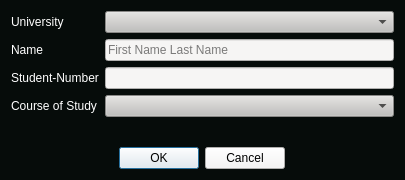
<?xml version="1.0" encoding="UTF-8"?>
<ui version="4.0">
 <class>NewUserData</class>
 <widget class="QWidget" name="NewUserData">
  <property name="geometry">
   <rect>
    <x>0</x>
    <y>0</y>
    <width>405</width>
    <height>180</height>
   </rect>
  </property>
  <property name="sizePolicy">
   <sizepolicy hsizetype="Fixed" vsizetype="Fixed">
    <horstretch>0</horstretch>
    <verstretch>0</verstretch>
   </sizepolicy>
  </property>
  <property name="minimumSize">
   <size>
    <width>405</width>
    <height>180</height>
   </size>
  </property>
  <property name="maximumSize">
   <size>
    <width>405</width>
    <height>180</height>
   </size>
  </property>
  <property name="contextMenuPolicy">
   <enum>Qt::DefaultContextMenu</enum>
  </property>
  <property name="windowTitle">
   <string>Add User Data</string>
  </property>
  <property name="windowOpacity">
   <double>1.000000000000000</double>
  </property>
  <property name="styleSheet">
   <string notr="true">background-color: rgb(6, 12, 10);</string>
  </property>
  <layout class="QVBoxLayout" name="verticalLayout">
   <item>
    <layout class="QFormLayout" name="DataInput">
     <item row="0" column="0">
      <widget class="QLabel" name="label_University">
       <property name="styleSheet">
        <string notr="true">font: 700 11pt &quot;Graduate&quot; ;
color: rgb(255, 255, 255);</string>
       </property>
       <property name="text">
        <string>University</string>
       </property>
      </widget>
     </item>
     <item row="0" column="1">
      <widget class="QComboBox" name="comboBox_University">
       <property name="styleSheet">
        <string notr="true">background-color: rgb(192, 191, 188);</string>
       </property>
      </widget>
     </item>
     <item row="1" column="0">
      <widget class="QLabel" name="label_StudentName">
       <property name="styleSheet">
        <string notr="true">font: 700 11pt &quot;Graduate&quot; ;
color: rgb(255, 255, 255);</string>
       </property>
       <property name="text">
        <string>Name</string>
       </property>
      </widget>
     </item>
     <item row="1" column="1">
      <widget class="QLineEdit" name="lineEdit_StudentName">
       <property name="styleSheet">
        <string notr="true">background-color: rgb(246, 245, 244);</string>
       </property>
       <property name="text">
        <string/>
       </property>
       <property name="placeholderText">
        <string>First Name Last Name</string>
       </property>
      </widget>
     </item>
     <item row="2" column="0">
      <widget class="QLabel" name="label_StudentNumber">
       <property name="styleSheet">
        <string notr="true">font: 700 11pt &quot;Graduate&quot; ;
color: rgb(255, 255, 255);</string>
       </property>
       <property name="text">
        <string>Student-Number</string>
       </property>
      </widget>
     </item>
     <item row="2" column="1">
      <widget class="QLineEdit" name="lineEdit_StudentNumber">
       <property name="styleSheet">
        <string notr="true">background-color: rgb(246, 245, 244);</string>
       </property>
      </widget>
     </item>
     <item row="3" column="0">
      <widget class="QLabel" name="label_CourseOfStudy">
       <property name="styleSheet">
        <string notr="true">font: 700 11pt &quot;Graduate&quot; ;
color: rgb(255, 255, 255);</string>
       </property>
       <property name="text">
        <string>Course of Study</string>
       </property>
      </widget>
     </item>
     <item row="3" column="1">
      <widget class="QComboBox" name="comboBox_CourseOfStudy">
       <property name="styleSheet">
        <string notr="true">background-color: rgb(192, 191, 188);</string>
       </property>
      </widget>
     </item>
    </layout>
   </item>
   <item alignment="Qt::AlignHCenter">
    <widget class="QDialogButtonBox" name="buttonBox">
     <property name="styleSheet">
      <string notr="true">background-color: rgb(246, 245, 244);</string>
     </property>
     <property name="standardButtons">
      <set>QDialogButtonBox::Cancel|QDialogButtonBox::Ok</set>
     </property>
    </widget>
   </item>
  </layout>
 </widget>
 <resources/>
 <connections/>
</ui>
